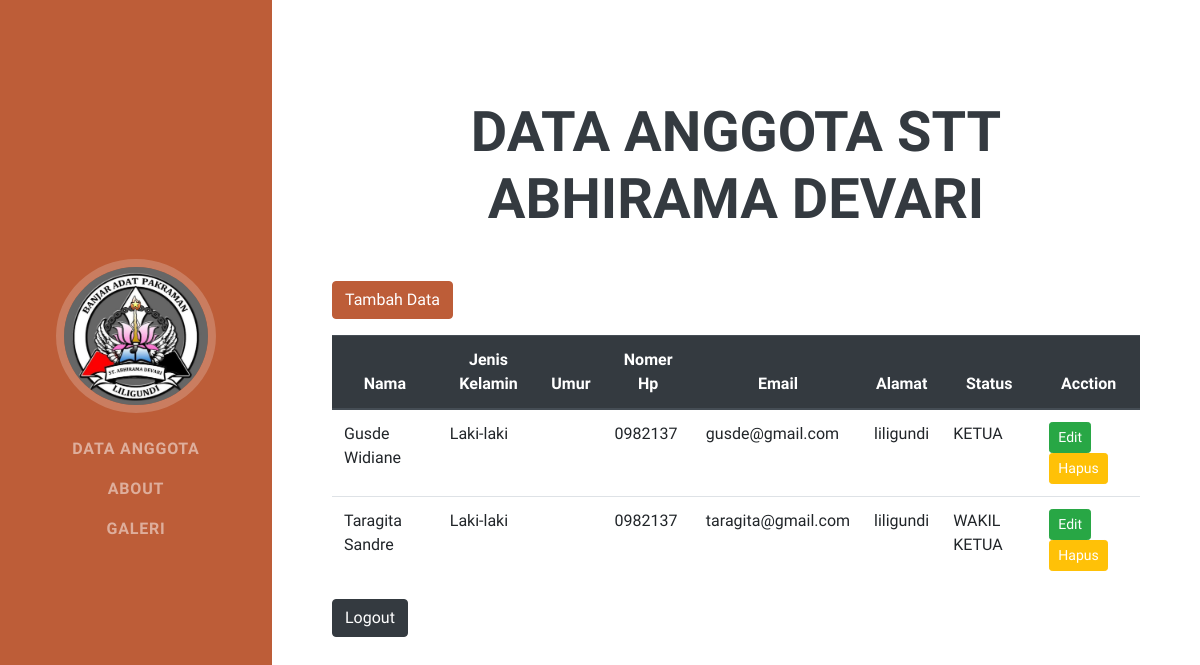
Page /admin/home.php on the committed database.
### tables this page shows
CREATE TABLE `anggota_stt` (
  `id` int(11) NOT NULL,
  `Nama` varchar(50) NOT NULL,
  `Jenis_kelamin` varchar(50) NOT NULL,
  `Tempat_lahir` varchar(50) NOT NULL,
  `Tanggal_lahir` varchar(50) NOT NULL,
  `Nomer_Hp` varchar(50) NOT NULL,
  `Email` varchar(50) NOT NULL,
  `Alamat` varchar(50) NOT NULL,
  `Status` varchar(50) NOT NULL
);

### admin/home.php (the view, shortened to what this page needs)
<?php
include "../koneksi.php";
$tampil = mysqli_query($conn, "SELECT * FROM anggota_stt ");
?>
<!DOCTYPE html>
<html lang="en">
<head>
    <link href="../styles.css" rel="stylesheet" />
</head>
<body id="page-top">
    <nav class="navbar navbar-expand-lg navbar-dark bg-primary fixed-top" id="sideNav">
        <a class="navbar-brand js-scroll-trigger" href="#page-top">
            <span class="d-none d-lg-block"><img class="img-fluid img-profile rounded-circle mx-auto mb-2" src="stt.jpeg" alt="" /></span>
        </a>
        <div class="collapse navbar-collapse" id="navbarSupportedContent">
            <ul class="navbar-nav">
                <li class="nav-item"><a class="nav-link js-scroll-trigger" href="#tambah data">Data Anggota</a></li>
                <li class="nav-item"><a class="nav-link js-scroll-trigger" href="../about/about.php">About</a></li>
                <li class="nav-item"><a class="nav-link js-scroll-trigger" href="galeri.php">Galeri</a></li>
            </ul>
        </div>
    </nav>
    <section class="resume-section" id="wow">
        <div class="resume-section-content">
            <h2 align="center" class="mb-5">Data Anggota STT ABHIRAMA DEVARI</h2>
            <div class="d-flex flex-column flex-md-row justify-content-between mb-5">
                <div class="container">
                    <p><a href="tambah.php"><button type="button" class="btn btn-primary">Tambah Data</button></p></a>
                    <table class="table">
                        <thead class="thead-dark">
                            <tr align="center">
                                <th>Nama</th>
                                <th>Jenis Kelamin</th>
                                <th>Umur</th>
                                <th>Nomer Hp</th>
                                <th>Email</th>
                                <th>Alamat</th>
                                <th>Status</th>
                                <th>Acction</th>
                            </tr>
                        </thead>
                        <tbody>
                            <?php
                            while ($a = mysqli_fetch_array($tampil)) {
                                echo "
                                       <tr>
                                       <td>$a[Nama]</td>
                                       <td>$a[Jenis_kelamin]</td>
                                       <td>$a[Umur]</td>
                                       <td>$a[Nomer_Hp]</td>
                                       <td>$a[Email]</td>
                                       <td>$a[Alamat]</td>
                                       <td>$a[Status]</td>
                                       <td>
                                           <a href='edit.php?id=$a[id]'><button type='button' class=' btn btn-success btn-sm'>Edit</button></a>
                                           <a href='hapus.php?id=$a[id]'><button type='button' class=' btn btn-warning btn-sm'>Hapus</button></a>
                                       </td>
                                   </tr>";
                            }
                            ?>
                        </tbody>
                    </table>
                    <p><a href="../logout.php"><button type="button" class="btn btn-dark">Logout</button></p></a>
                </div>
</body>
</html>

### rows in the picture
anggota_stt: Nama "Gusde Widiane", Jenis_kelamin "Laki-laki", Nomer_Hp "0982137", Email "gusde@gmail.com", Alamat "liligundi", Status "KETUA"
anggota_stt: Nama "Taragita Sandre", Jenis_kelamin "Laki-laki", Nomer_Hp "0982137", Email "taragita@gmail.com", Alamat "liligundi", Status "WAKIL KETUA"
